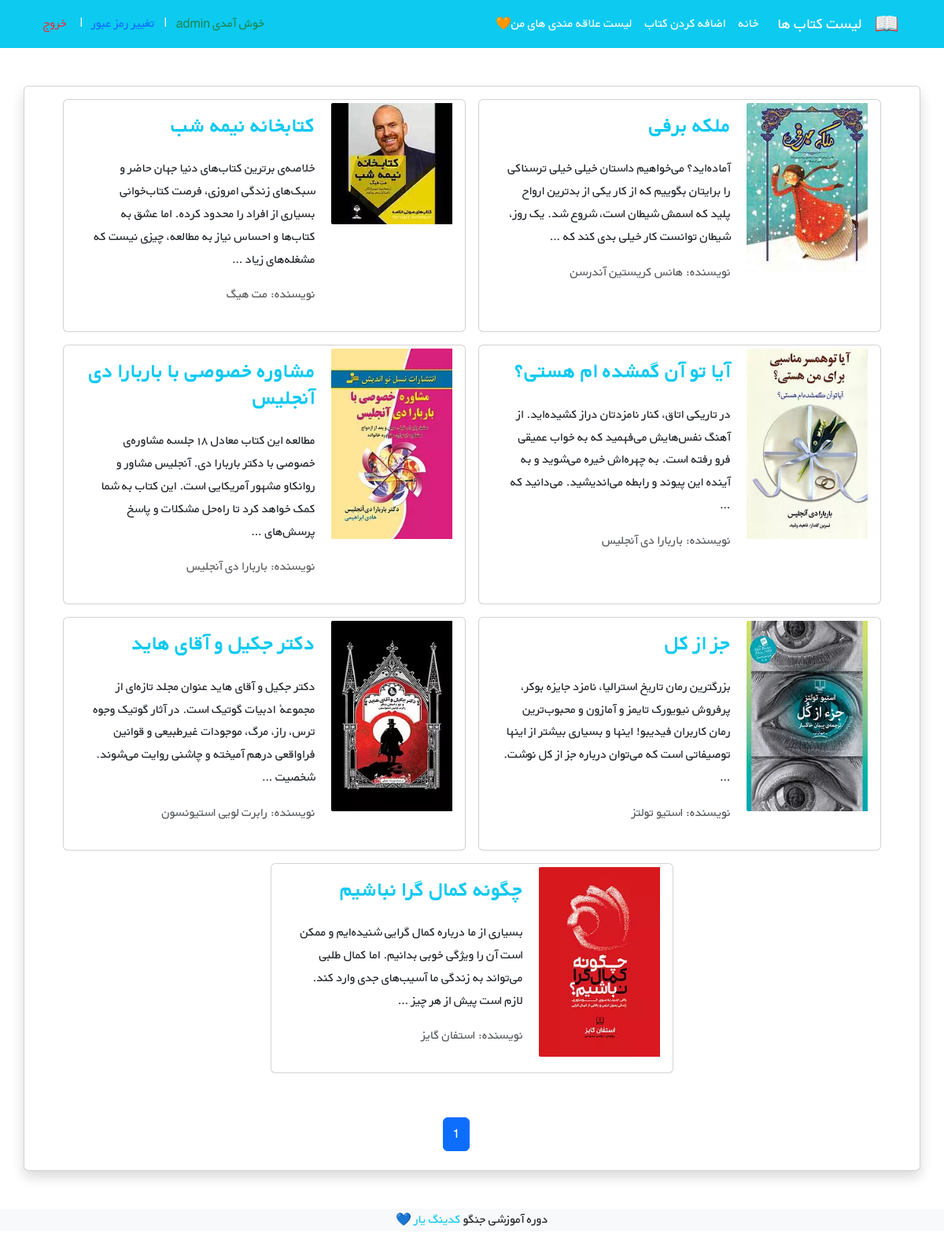
Screenshot of /books/my_favorites/ (signed in) with the database file from the repository.
### books/models.py (models this page shows)
class Book(models.Model):
    title = models.CharField(max_length=255, verbose_name='عنوان کتاب')
    author = models.CharField(max_length=255, default='جک لندن', verbose_name='نویسنده')
    description = models.TextField(verbose_name='توضیحات')
    price = models.DecimalField(max_digits=6, decimal_places=2, default=9.99, verbose_name='قیمت')
    cover = models.ImageField(upload_to='covers/', blank=True, verbose_name='عکس جلد')
    translator = models.CharField(max_length=255, blank=True, verbose_name='مترجم')
    publisher = models.CharField(max_length=255, blank=True, verbose_name='ناشر')
    year_published = models.PositiveSmallIntegerField(null=True, blank=True, verbose_name='سال انتشار')
    number_of_pages = models.PositiveSmallIntegerField(null=True, blank=True, verbose_name='تعداد صفحات کتاب')
    datetime_created = models.DateTimeField(auto_now_add=True, verbose_name='زمان ایجاد کتاب')
    user = models.ForeignKey(to=get_user_model(), on_delete=models.CASCADE, verbose_name='ایجاد کننده کتاب', related_name='books')
    def __str__(self):
        return f"{self.title}"
    def get_absolute_url(self):
        return reverse("book_detail", kwargs={"pk": self.pk})

### books/views.py (the view)
# urls.py: path('my_favorites/', BookMyFavorites2.as_view(), name='my_favorites'),
class BookMyFavorites2(LoginRequiredMixin, generic.ListView):
    model = Book
    template_name = 'books/book_list.html'
    context_object_name = 'books'
    paginate_by=10
    def get_queryset(self):
        user = self.request.user
        books = Book.objects.filter(favorites__user=user)
        print(books)
        return books

### books/templates/books/book_list.html (shortened to what this page needs)
{% extends "_base.html" %}
{% load static %}
{% block content %}
<div class="row flex-row-reverse justify-content-md-center">
    {% for book in books %}
    <div class="card m-2" style="max-width: 45%">
        <div class="row g-0 h-100" dir="rtl">
            <div class="col-md-4">
                {% if book.cover %}
                <img src="{{ book.cover.url }}"
                class="img-fluid rounded-start p-1" alt="...">
                {% else %}
                <img src="{% static 'icons/book.png' %}"
                class="img-fluid rounded-start p-1" alt="...">
                {% endif %}
            </div>
            <div class="col-md-8 h-100">
                <div class="d-flex flex-column justify-content-between h-100">
                    <div class="card-body">
                        <h3 class="card-title"><strong><a class="text-info text-decoration-none" href="{{book.get_absolute_url}}">{{ book.title }}</a></strong></h3>
                        <p class="card-text pt-3">{{ book.description|truncatewords:32 }}</p>
                        <p class="text-muted">نویسنده: {{ book.author }}</p>
                    </div>
                </div>
            </div>
        </div>
    </div>
    {% endfor %}
</div>
<div class="mt-5">
<nav aria-label="Page navigation example">
    <ul class="pagination justify-content-center">
        {% for i in page_obj.paginator.page_range %}
            {% if page_obj.number == i %}
                <li class="page-item active"><span class="page-link">{{ i }} </span></li>
            {% elif i > page_obj.number|add:'-4' and i < page_obj.number|add:'4' %}
                <li class="page-item"><a class="page-link" href="?page={{ i }}">{{ i }}</a></li>
            {% endif %}
        {% endfor %}
    </ul>
  </nav>
</div>
{% endblock content %}
{% block footer %}
<footer class="bg-light text-center text-lg-start mt-5">
    <div class="text-center bg-grey">
        <p>دوره آموزشی جنگو <a class="text-info text-decoration-none" href="https://codingyar.com/" target="_blank">کدینگ یار 💙</a></p>
    </div>
</footer>
{% endblock footer %}

### templates/_base.html (shortened to what this page needs)
{% load static %}
<!doctype html>
<html lang="en">
<head>
    <link rel="stylesheet" href="{% static 'bootstrap/bootstrap.min.css' %}">
    <link rel="stylesheet" href="{% static 'css/style.css' %} ">
</head>
<body dir="rtl">
    <nav class="navbar navbar-expand-lg navbar-dark bg-info" dir="rtl">
        <div class="container">
            <a class="navbar-brand" href="{% url 'books' %}">
                <img src="{% static 'icons/book.png' %}" alt="لوگو کتاب" height="30"
                     class="d-inline-block align-text-top">
            </a>
            <a class="navbar-brand mx-3" href="{% url 'books' %}">لیست کتاب ها</a>
            <div class="collapse navbar-collapse" id="navbarNavAltMarkup">
                <div class="navbar-nav">
                    <a class="nav-link active" aria-current="page" href="{% url 'home' %}">خانه</a>
                    <a class="nav-link active" href="{% url 'book_create' %}">اضافه کردن کتاب</a>
                    {% if user.is_authenticated %}
                        <a class="nav-link active" href="{% url 'my_favorites' %}">لیست علاقه مندی های من🧡</a>
                    {% else %}
                        <a class="nav-link disabled">لیست علاقه مندی های من🧡</a>
                    {% endif %}
                </div>
            </div>
            {% if user.is_authenticated %}
                <div class="text-white">
                    <form action="{% url 'logout' %}" method="POST">
                        <span class="mx-2 text-success">
                            خوش آمدی {{ user }}
                        </span>
                        |
                        <a class="mx-2 text-primary text-decoration-none" href="{% url 'password_change' %}">تغییر رمز عبور</a>
                        |
                        <input type="submit" class="btn btn-link text-danger text-decoration-none" value="خروج">
                    </form>
                </div>
            {% endif %}
    </nav>
    <div class='container card shadow my-5 py-2'>
    {% block content %}{% endblock content %}
    </div>
    {% block footer %}{% endblock footer %}
</body>
</html>

### static/css/style.css (style rules this page uses)
* { font-family: 'BYekan', sans-serif; line-height: 1.8rem; }

### rows the page displays
Book: cover (picture), title "کتابخانه نیمه شب", description "خلاصه‌ی برترین کتاب‌های دنیا جهان حاضر و سبک‌های زندگی امروزی، فرصت کتاب‌خوانی بسیاری از افراد را محدود کرده. اما عشق به کتاب‌ها و احساس نیاز به مطالعه، چیزی نیست که مشغله‌های زیاد …", author "مت هیگ"
Book: cover (picture), title "ملکه برفی", description "آماده‌اید؟ می‌خواهیم داستان خیلی خیلی ترسناکی را برایتان بگوییم که از کار یکی از بدترین ارواح پلید که اسمش شیطان است، شروع شد. یک روز، شیطان توانست کار خیلی بدی کند که …", author "هانس کریستین آندرسن"
Book: cover (picture), title "مشاوره خصوصی با باربارا دی آنجلیس", description "مطالعه این کتاب معادل ۱۸ جلسه مشاوره‌ی خصوصی با دکتر باربارا دی. آنجلیس مشاور و روانکاو مشهور آمریکایی است. این کتاب به شما کمک خواهد کرد تا راه‌حل مشکلات و پاسخ پرسش‌های …", author "باربارا دی آنجلیس"
Book: cover (picture), title "آیا تو آن گمشده ام هستی؟", description "در تاریکی اتاق، کنار نامزدتان دراز کشیده‌اید. از آهنگ نفس‌هایش می‌فهمید که به خواب عمیقی فرو رفته است. به چهره‌اش خیره می‌شوید و به آینده این پیوند و رابطه می‌اندیشید. می‌دانید که …", author "باربارا دی آنجلیس"
Book: cover (picture), title "دکتر جکیل و آقای هاید", description "دکتر جکیل و آقای هاید عنوان مجلد تازه‌ای از مجموعۀ ادبیات گوتیک است. در آثار گوتیک وجوه ترس، راز، مرگ، موجودات غیرطبیعی و قوانین فراواقعی درهم آمیخته و چاشنی روایت می‌شوند. شخصیت …", author "رابرت لویی استیونسون"
Book: cover (picture), title "جز از کل", description "بزرگترین رمان تاریخ استرالیا، نامزد جایزه بوکر، پرفروش‌ نیویورک تایمز و آمازون و محبوب‌ترین رمان کاربران فیدیبو! اینها و بسیاری بیشتر از اینها توصیفاتی است که می‌توان درباره جز از کل نوشت. …", author "استیو تولتز"
Book: cover (picture), title "چگونه کمال گرا نباشیم", description "بسیاری از ما درباره کمال گرایی شنیده‌ایم و ممکن است آن را ویژگی خوبی بدانیم. اما کمال طلبی می‌تواند به زندگی ما آسیب‌های جدی وارد کند. لازم است پیش از هر چیز …", author "استفان گایز"

### other values shown
{{ i }} "1"
